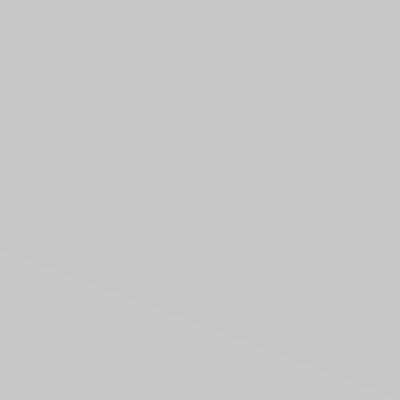
Frame 1 (no input)
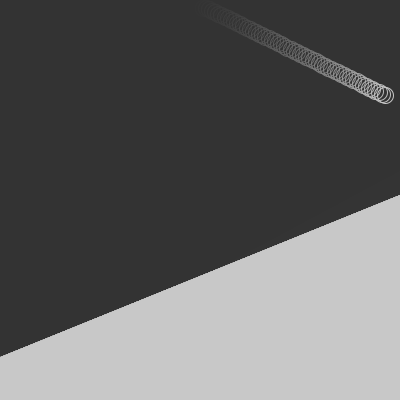
Frame 60 (the mouse pressed at the canvas centre just before this capture)
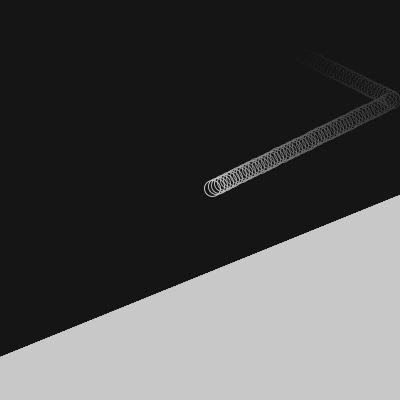
Frame 120 (the mouse held since frame 60 and released just before this capture)

The Processing sketch that drew these frames (run headless with seeded random() and noise(); from frame 60 on, the mouse is pressed at the canvas centre):

// Processing sketch: animation_bounce_Non_orthogonal_Reflection
// ── animation_bounce_Non_orthogonal_Reflection.pde
float baseX1, baseY1, baseX2, baseY2;
float baseLength;
float[] xCoords, yCoords;
float ellipseX, ellipseY, ellipseRadius = 8;
float directionX, directionY;
float ellipseSpeed = 3.5;
float velocityX, velocityY;
void setup(){
size(400, 400);
fill(128);
smooth();
baseX1 = 0;
baseY1 = height-150;
baseX2 = width;
baseY2 = height;
// start ellipse at middle top of screen
ellipseX = width/2;
// calculate initial random direction
directionX = random(.1, .99);
directionY = random(.1, .99);
// normalize direction vector
float directionVectLength = sqrt(directionX*directionX + 
directionY*directionY);
directionX /= directionVectLength;
directionY /= directionVectLength;
}
void draw(){
// draw background
fill(0, 6);
noStroke();
rect(0, 0, width, height);
// calculate length of base top
baseLength = dist(baseX1, baseY1, baseX2, baseY2);
xCoords = new float[ceil(baseLength)];
yCoords = new float[ceil(baseLength)];
// fill base top coordinate array
for (int i=0; i<xCoords.length; i++){
xCoords[i] = baseX1 + ((baseX2-baseX1)/baseLength)*i;
yCoords[i] = baseY1 + ((baseY2-baseY1)/baseLength)*i;
}
// draw base
fill(200);
quad(baseX1, baseY1, baseX2, baseY2, baseX2, height, 0, height);
// calculate base top normal
float baseDeltaX = (baseX2-baseX1)/baseLength;
float baseDeltaY = (baseY2-baseY1)/baseLength;
float normalX = -baseDeltaY;
float normalY = baseDeltaX;
// draw ellipse
noFill();
stroke(200);
ellipse(ellipseX, ellipseY, ellipseRadius*2, ellipseRadius*2);
// calculate ellipse velocity
velocityX = directionX * ellipseSpeed;
velocityY = directionY * ellipseSpeed;
// move elipse
ellipseX += velocityX;
ellipseY += velocityY;
// normalized incidence vector
float incidenceVectorX = -directionX;
float incidenceVectorY = -directionY;
// detect and handle collision
for (int i=0; i<xCoords.length; i++){
// check distance between ellipse and base top coordinates
if (dist(ellipseX, ellipseY, xCoords[i], 
yCoords[i]) < ellipseRadius){
// calculate dot product of incident vector and base top normal
float dot = incidenceVectorX*normalX + 
incidenceVectorY*normalY;
// calculate reflection vector
float reflectionVectorX = 2*normalX*dot - incidenceVectorX;
float reflectionVectorY = 2*normalY*dot - incidenceVectorY;
// assign reflection vector to direction vector
directionX = reflectionVectorX;
directionY = reflectionVectorY;
// draw base top normal at collision point
stroke(255, 128, 0);
line(ellipseX, ellipseY, ellipseX-normalX*100, 
ellipseY-normalY*100);
}
}
// detect boundary collision
// right
if (ellipseX > width-ellipseRadius){
ellipseX = width-ellipseRadius;
directionX *= -1;
}
// left
if (ellipseX < ellipseRadius){
ellipseX = ellipseRadius;
directionX *= -1;
}
// top
if (ellipseY < ellipseRadius){
ellipseY = ellipseRadius;
directionY *= -1;
// randomize base top
baseY1 = random(height-300, height);
baseY2 = random(height-300, height);
}
}
